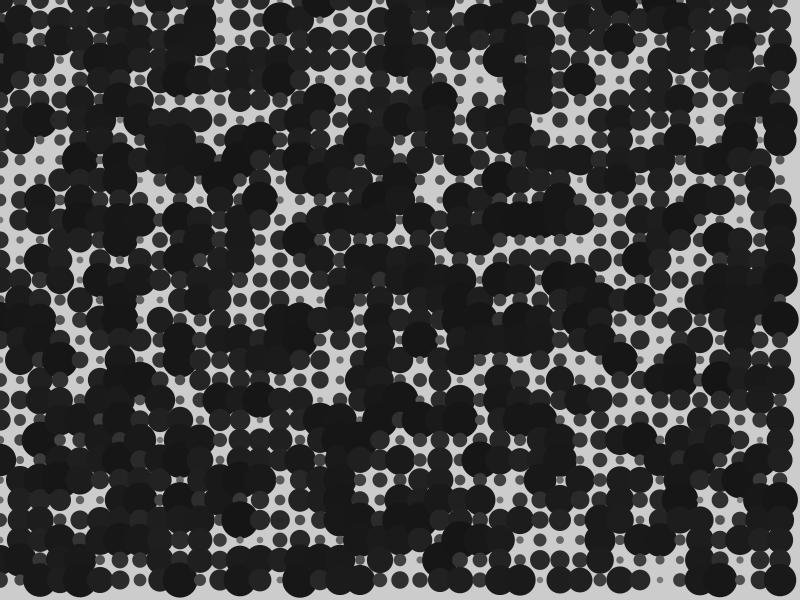
Frame 1 (no input)
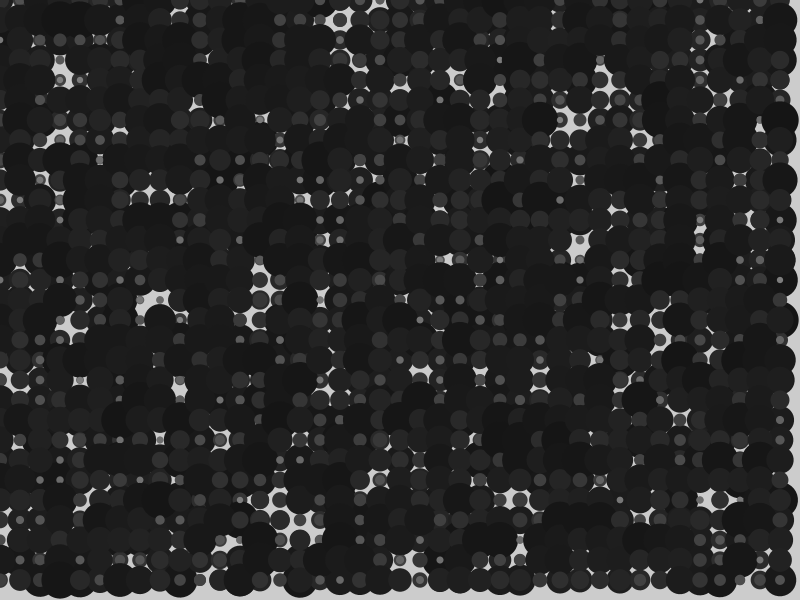
Frame 2 (the mouse pressed at the canvas centre, redrawn once)

The Processing sketch that drew these frames (run headless with seeded random() and noise(); the mouse was pressed at the canvas centre and the sketch redrawn once):

// Processing sketch: sketch_210603b
// ── sketch_210603b.pde
int width = 800;
int height = 600;
void setup() {
  size(800, 600);
  noLoop();

}

void draw() {

  for (int w = 0; w < width; w += 20) {
      for (int h = 0; h < height; h += 20) {
        pushMatrix();
        translate(w,h);
        rotate(w/PI);
        float size = random(2,12);
        noStroke();
        fill(round(255/size));
        ellipse(0,0,size*PI,size*PI);
        popMatrix();
    }
  }
}
